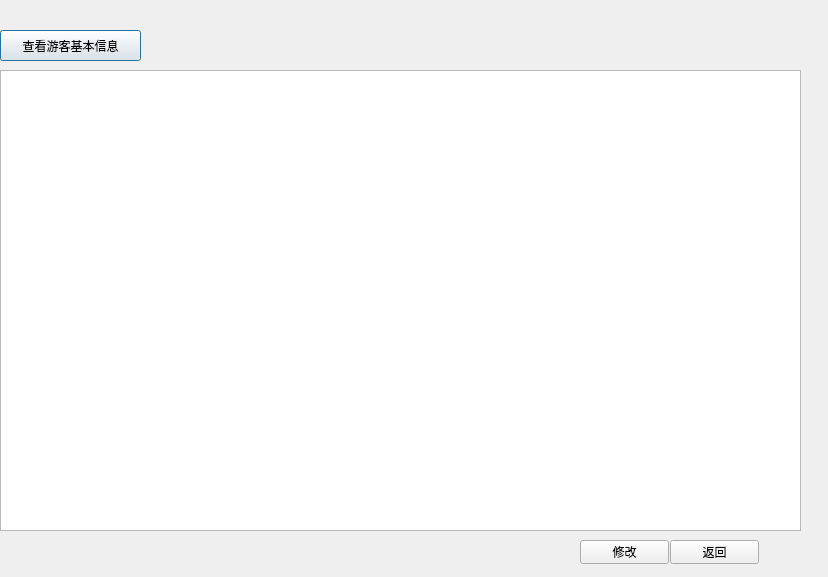
<?xml version="1.0" encoding="UTF-8"?>
<ui version="4.0">
 <class>touristmanagement</class>
 <widget class="QDialog" name="touristmanagement">
  <property name="geometry">
   <rect>
    <x>0</x>
    <y>0</y>
    <width>828</width>
    <height>577</height>
   </rect>
  </property>
  <property name="windowTitle">
   <string>Dialog</string>
  </property>
  <widget class="QTableView" name="tableView">
   <property name="geometry">
    <rect>
     <x>0</x>
     <y>70</y>
     <width>801</width>
     <height>461</height>
    </rect>
   </property>
  </widget>
  <widget class="QPushButton" name="search">
   <property name="geometry">
    <rect>
     <x>0</x>
     <y>30</y>
     <width>141</width>
     <height>31</height>
    </rect>
   </property>
   <property name="text">
    <string>查看游客基本信息</string>
   </property>
  </widget>
  <widget class="QPushButton" name="back">
   <property name="geometry">
    <rect>
     <x>670</x>
     <y>540</y>
     <width>89</width>
     <height>24</height>
    </rect>
   </property>
   <property name="text">
    <string>返回</string>
   </property>
  </widget>
  <widget class="QPushButton" name="modify">
   <property name="geometry">
    <rect>
     <x>580</x>
     <y>540</y>
     <width>89</width>
     <height>24</height>
    </rect>
   </property>
   <property name="text">
    <string>修改</string>
   </property>
  </widget>
 </widget>
 <resources/>
 <connections/>
</ui>
